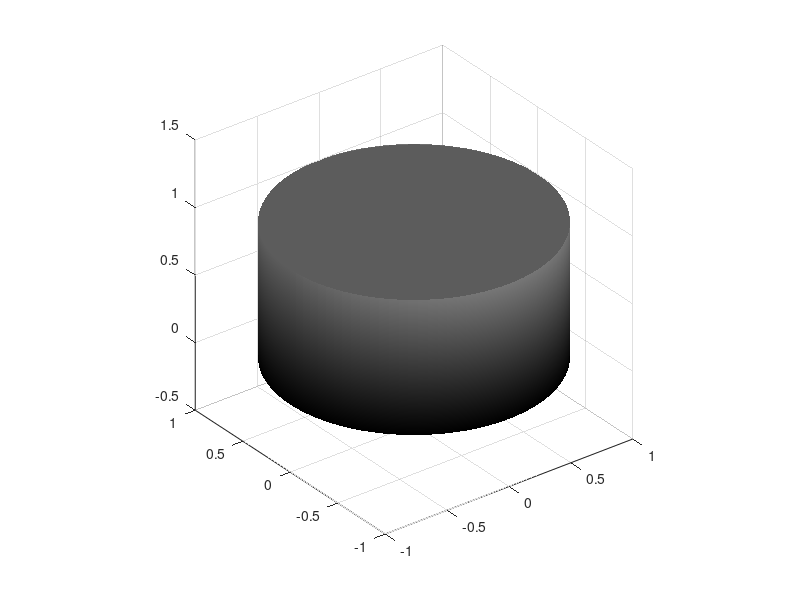

MATLAB code to generate this figure:
[x,y,z]=cylinder(1, 100);

cyl_thickness = 1;
surf([x(1,:); x(2,:)],[y(1,:); y(2,:)],[z(1,:); z(2,:)], 'EdgeColor','none')
hold on
fill3(x(1,:), y(1,:), z(1,:), z(1,:))
fill3(x(2,:), y(2,:), z(2,:), z(2,:))
colormap gray
shading interp
lightangle(+0,80)
axis equal